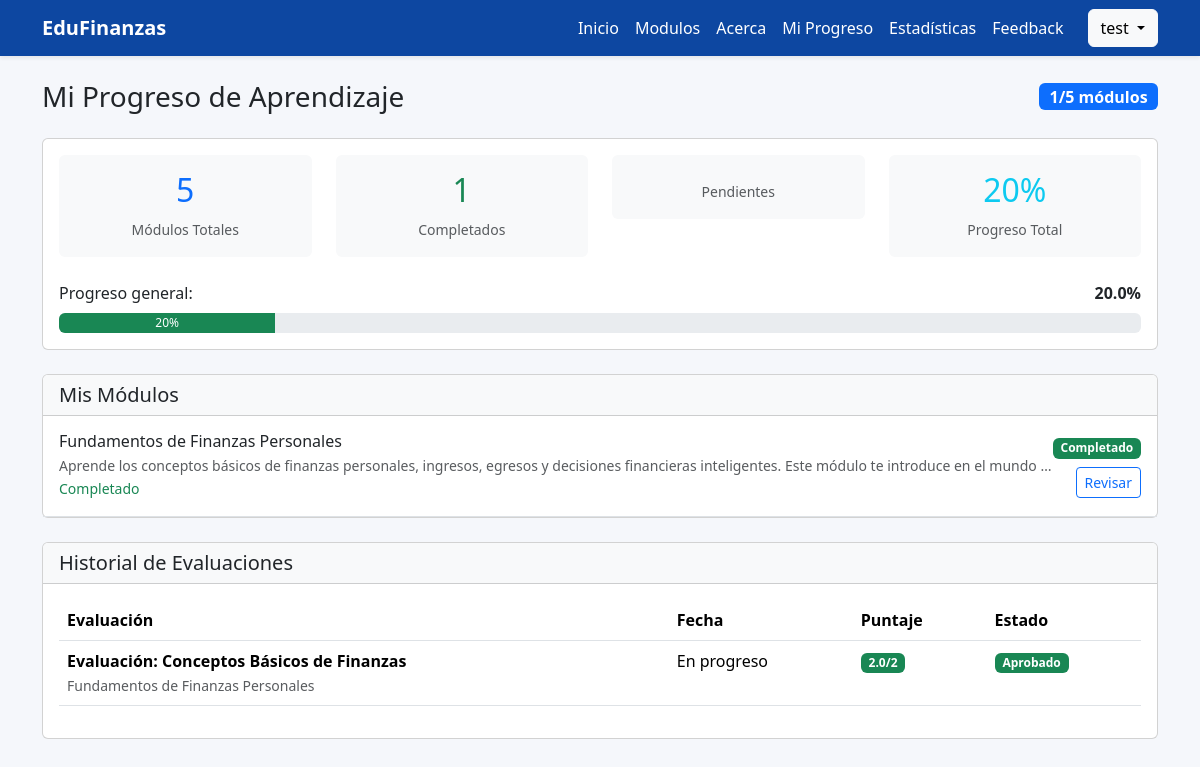
The page /progreso/ (signed in) on the database its author committed.
### pagina_principal/models.py (models this page shows, shortened)
class Progreso(models.Model):
    usuario = models.ForeignKey('auth.User', on_delete=models.CASCADE)
    modulo = models.ForeignKey(Modulo, on_delete=models.CASCADE)
    completado = models.BooleanField(default=False)
    fecha_completado = models.DateTimeField(blank=True, null=True)
    class Meta:
        unique_together = ('usuario', 'modulo')
        verbose_name = "Progreso"
        verbose_name_plural = "Progresos"

class Modulo(models.Model):
    titulo = models.CharField(max_length=200, verbose_name="Título del Módulo")
    descripcion = models.TextField(verbose_name="Descripción del módulo")
    orden = models.PositiveIntegerField(default=1, verbose_name="Orden en el curso")
    publicado = models.BooleanField(default=True, verbose_name="Publicado")
    fecha_creacion = models.DateTimeField(auto_now_add=True)
    class Meta:
        ordering = ['orden']
        verbose_name = "Módulo"
        verbose_name_plural = "Módulos"

class IntentoEvaluacion(models.Model):
    usuario = models.ForeignKey('auth.User', on_delete=models.CASCADE)
    contenido = models.ForeignKey(Contenido, on_delete=models.CASCADE)
    fecha_inicio = models.DateTimeField(auto_now_add=True)
    fecha_fin = models.DateTimeField(null=True, blank=True)
    completado = models.BooleanField(default=False)
    puntaje_obtenido = models.FloatField(default=0)
    puntaje_maximo = models.PositiveIntegerField(default=0)
    class Meta:
        verbose_name = "Intento de Evaluación"
        verbose_name_plural = "Intentos de Evaluación"

class Contenido(models.Model):
    TIPO_CHOICES = [
        ('texto', 'Texto / Explicación'),
        ('video', 'Video'),
        ('pdf', 'Documento PDF'),
        ('quiz', 'Cuestionario / Evaluación'),
        ('imagen', 'Imagen'),
    ]
    modulo = models.ForeignKey(Modulo, on_delete=models.CASCADE, related_name="contenidos")
    titulo = models.CharField(max_length=200)
    tipo = models.CharField(max_length=20, choices=TIPO_CHOICES)
    descripcion = models.TextField(blank=True, null=True)
    archivo = models.FileField(upload_to="contenidos/", blank=True, null=True)
    imagen = models.ImageField(upload_to="imagenes/", blank=True, null=True)
    url_video = models.URLField(blank=True, null=True)
    orden = models.PositiveIntegerField(default=1)
    fecha_creacion = models.DateTimeField(auto_now_add=True)

### pagina_principal/views.py (the view, shortened to what this page needs)
# urls.py: path('progreso/', views.ver_progreso, name='ver_progreso'),
def ver_progreso(request):
    if request.user.is_authenticated:
        modulos_progreso = Progreso.objects.filter(usuario=request.user).select_related('modulo')
        total_modulos = Modulo.objects.filter(publicado=True).count()
        modulos_completados = modulos_progreso.filter(completado=True).count()
        intentos = IntentoEvaluacion.objects.filter(usuario=request.user, completado=True)
        modulos_pendientes = total_modulos - modulos_completados
    contexto = {
        'modulos_progreso': modulos_progreso,
        'total_modulos': total_modulos,
        'modulos_completados': modulos_completados,
        'modulos_pendientes': modulos_pendientes,
        'intentos': intentos,
        'porcentaje_completado': (modulos_completados / total_modulos * 100) if total_modulos > 0 else 0,
    }
    return render(request, 'evaluacion/progreso.html', contexto)

### templates/evaluacion/progreso.html (shortened to what this page needs)
{% extends 'base.html' %}
{% block content %}
<div class="row">
    <div class="col-12">
        <div class="d-flex justify-content-between align-items-center mb-4">
            <h1 class="h3 mb-0">Mi Progreso de Aprendizaje</h1>
            <span class="badge bg-primary fs-6">{{ modulos_completados }}/{{ total_modulos }} módulos</span>
        </div>
        <div class="card mb-4">
            <div class="card-body">
                <div class="row text-center">
                    <div class="col-md-3">
                        <div class="card bg-light border-0">
                            <div class="card-body">
                                <h2 class="text-primary">{{ total_modulos }}</h2>
                                <small class="text-muted">Módulos Totales</small>
                            </div>
                        </div>
                    </div>
                    <div class="col-md-3">
                        <div class="card bg-light border-0">
                            <div class="card-body">
                                <h2 class="text-success">{{ modulos_completados }}</h2>
                                <small class="text-muted">Completados</small>
                            </div>
                        </div>
                    </div>
                    <div class="col-md-3">
                        <div class="card bg-light border-0">
                            <div class="card-body">
                                <small class="text-muted">Pendientes</small>
                            </div>
                        </div>
                    </div>
                    <div class="col-md-3">
                        <div class="card bg-light border-0">
                            <div class="card-body">
                                <h2 class="text-info">{{ porcentaje_completado|floatformat:0 }}%</h2>
                                <small class="text-muted">Progreso Total</small>
                            </div>
                        </div>
                    </div>
                </div>
                <div class="mt-4">
                    <div class="d-flex justify-content-between mb-2">
                        <span>Progreso general:</span>
                        <span><strong>{{ porcentaje_completado|floatformat:1 }}%</strong></span>
                    </div>
                    <div class="progress" style="height: 20px;">
                        <div class="progress-bar bg-success"
                            role="progressbar"
                            data-width="{{ porcentaje_completado|default_if_none:'0'|floatformat:0|cut:','|cut:'.' }}"
                            aria-valuemin="0"
                            aria-valuemax="100">
                            {{ porcentaje_completado|floatformat:0 }}%
                        </div>
                    </div>
                </div>
            </div>
        </div>
        <div class="card">
            <div class="card-header bg-light">
                <h5 class="mb-0">Mis Módulos</h5>
            </div>
            <div class="card-body p-0">
                {% for progreso in modulos_progreso %}
                <div class="border-bottom p-3">
                    <div class="d-flex justify-content-between align-items-center">
                        <div class="flex-grow-1">
                            <h6 class="mb-1">{{ progreso.modulo.titulo }}</h6>
                            <p class="text-muted small mb-0">{{ progreso.modulo.descripcion|truncatewords:20 }}</p>
                            {% if progreso.completado %}
                            <small class="text-success">
                                {% if progreso.fecha_completado %}
                                    Completado el {{ progreso.fecha_completado|date:"d/m/Y" }}
                                {% else %}
                                    Completado
                                {% endif %}
                            </small>
                            {% else %}
                            <small class="text-warning">
                                En progreso
                            </small>
                            {% endif %}
                        </div>
                        <div class="text-end">
                            {% if progreso.completado %}
                            <span class="badge bg-success">Completado</span>
                            {% else %}
                            <span class="badge bg-warning text-dark">Pendiente</span>
                            {% endif %}
                            <div class="mt-2">
                                <a href="{% url 'detalle_modulo' progreso.modulo.id %}"
                                   class="btn btn-sm btn-outline-primary">
                                    {% if progreso.completado %}Revisar{% else %}Continuar{% endif %}
                                </a>
                            </div>
                        </div>
                    </div>
                </div>
                {% endfor %}
            </div>
        </div>
        {% if intentos %}
        <div class="card mt-4">
            <div class="card-header bg-light">
                <h5 class="mb-0">Historial de Evaluaciones</h5>
            </div>
            <div class="card-body">
                <div class="table-responsive">
                    <table class="table table-hover">
                        <thead>
                            <tr>
                                <th>Evaluación</th>
                                <th>Fecha</th>
                                <th>Puntaje</th>
                                <th>Estado</th>
                            </tr>
                        </thead>
                        <tbody>
                            {% for intento in intentos %}
                            <tr>
                                <td>
                                    <strong>{{ intento.contenido.titulo }}</strong>
                                    <br>
                                    <small class="text-muted">{{ intento.contenido.modulo.titulo }}</small>
                                </td>
                                <td>
                                    {% if intento.fecha_fin %}
                                        {{ intento.fecha_fin|date:"d/m/Y H:i" }}
                                    {% else %}
                                        En progreso
                                    {% endif %}
                                </td>
                                <td>
                                    <span class="badge {% if intento.puntaje_obtenido >= intento.puntaje_maximo %}bg-success{% else %}bg-warning text-dark{% endif %}">
                                        {{ intento.puntaje_obtenido }}/{{ intento.puntaje_maximo }}
                                    </span>
                                </td>
                                <td>
                                    {% if intento.completado %}
                                        {% if intento.puntaje_obtenido >= intento.puntaje_maximo %}
                                        <span class="badge bg-success">Aprobado</span>
                                        {% else %}
                                        <span class="badge bg-danger">Reprobado</span>
                                        {% endif %}
                                    {% else %}
                                        <span class="badge bg-secondary">En progreso</span>
                                    {% endif %}
                                </td>
                            </tr>
                            {% endfor %}
                        </tbody>
                    </table>
                </div>
            </div>
        </div>
        {% endif %}
    </div>
</div>
    {% endblock %}

### templates/base.html (shortened to what this page needs)
{% load static %}
<!DOCTYPE html>
<html lang="es">
<head>
    <link href="https://cdn.jsdelivr.net/npm/bootstrap@5.3.3/dist/css/bootstrap.min.css" rel="stylesheet">
</head>
<body>
    <nav class="navbar navbar-expand-lg navbar-dark shadow-sm" style="background:#0D47A1;">
        <div class="container">
            <a class="navbar-brand text-white fw-bold" href="{% url 'home' %}">
                EduFinanzas
            </a>
            <div class="collapse navbar-collapse" id="menu">
                <ul class="navbar-nav ms-auto">
                    <li class="nav-item"><a class="nav-link text-white" href="{% url 'home' %}">Inicio</a></li>
                    <li class="nav-item"><a class="nav-link text-white" href="{% url 'aprende' %}">Modulos</a></li>
                    <li class="nav-item"><a class="nav-link text-white" href="{% url 'acerca' %}">Acerca</a></li>
                    {% if user.is_authenticated %}
                    <li class="nav-item"><a class="nav-link text-white" href="{% url 'ver_progreso' %}">Mi Progreso</a></li>
                    <li class="nav-item"><a class="nav-link text-white" href="{% url 'estadisticas' %}">Estadísticas</a></li>
                    {% endif %}
                    <li class="nav-item"><a class="nav-link text-white" href="{% url 'feedback' %}">Feedback</a></li>
                </ul>
{% if user.is_authenticated %}
    <div class="dropdown ms-3">
        <button class="btn btn-light dropdown-toggle" type="button" data-bs-toggle="dropdown">
            {{ user.username }}
        </button>
    </div>
{% endif %}
            </div>
        </div>
    </nav>
    <div class="container mt-4">
        {% block content %}
        {% endblock %}
    </div>
</body>
</html>

### templates/base.html (style rules this page uses)
body { background-color: #f5f7fb; }

### rows shown on the page
Progreso: modulo.titulo "Fundamentos de Finanzas Personales", modulo.descripcion "Aprende los conceptos básicos de finanzas personales, ingresos, egresos y decisiones financieras inteligentes. Este módulo te introduce en el mundo …", completado "Completado"
IntentoEvaluacion: contenido.titulo "Evaluación: Conceptos Básicos de Finanzas", contenido.modulo.titulo "Fundamentos de Finanzas Personales", shows "En progreso", puntaje_obtenido "2.0", puntaje_maximo "2", completado "Aprobado"

### other values the page prints
{{ user.username }} "test"
{{ modulos_completados }} "1"
{{ total_modulos }} "5"
{{ porcentaje_completado|floatformat:0 }} "20"
{{ porcentaje_completado|floatformat:1 }} "20.0"
